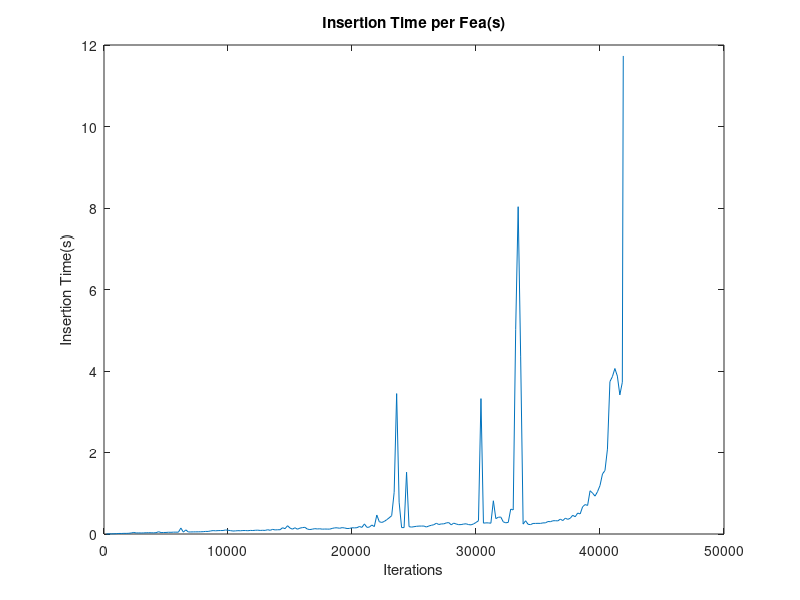
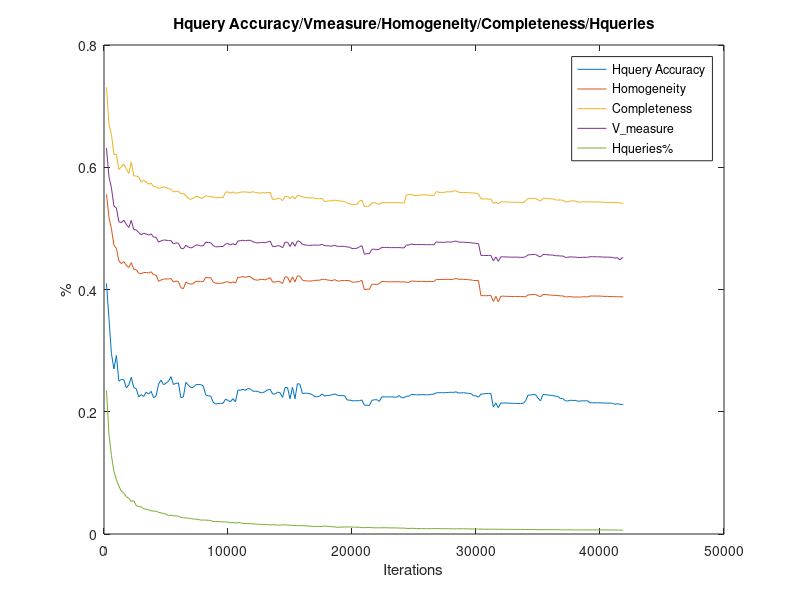

Write the MATLAB code that produced these figures, in order.
% plot characteristic curve
mat = load('charaVars_rgbd2_51x_npre_threshold0.009.dat','-ascii');

typeNames = {'Insertion Time per Fea(s)','Hquery Accuracy','Homogeneity','Completeness','V\_measure','Number of Clusters','Star Center Broken'};

num = size(mat,2);
idx = 1:1:num-1;
idx = idx*200;
size(mat)
idx = [idx 41876];
figure;
size(mat(1,:))
%subplot(3,1,1);
plot(idx, [mat(1,1:end-1)/1000 mat(1,end)/76]);
xlabel('Iterations');
ylabel('Insertion Time(s)');
title(typeNames{1});

figure;
plot(idx, mat(2,:));
hold on;
% xlabel('Iterations');
% ylabel('Hquery Accuracy');
% title(typeNames{2});

%subplot(3,1,2);
plot(idx, mat(3,:));
hold on;
plot(idx, mat(4,:));
hold on;
plot(idx, mat(5,:));
hold on;
plot(idx, mat(6,:)./idx);
hold on;
xlabel('Iterations');
ylabel('%');
legend(typeNames{2:5},'Hqueries%');
title('Hquery Accuracy/Vmeasure/Homogeneity/Completeness/Hqueries');

%subplot(3,1,3)
